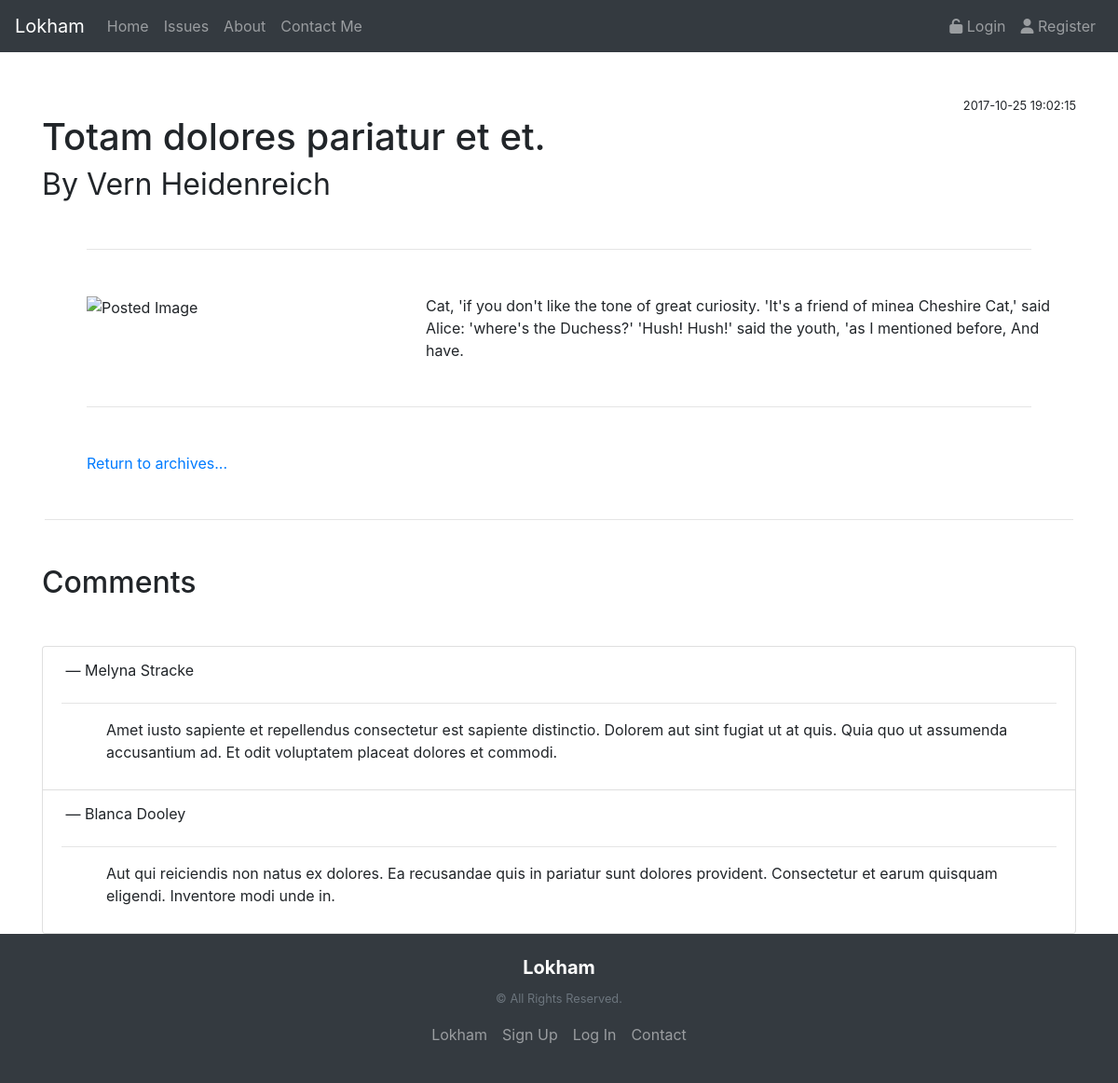
Screenshot of /issues/show.php?id=4 with the database file from the repository.
### tables this page shows
CREATE TABLE IF NOT EXISTS `issues` (
	`issue_id` INT NOT NULL AUTO_INCREMENT,
	`user_id` INT NOT NULL,
  `title` varchar(500) NOT NULL,
  `image` VARCHAR(255) NULL,
	`content` TEXT NOT NULL,
	`created_at` TIMESTAMP NULL DEFAULT CURRENT_TIMESTAMP,
	`updated_at` TIMESTAMP NULL DEFAULT CURRENT_TIMESTAMP ON UPDATE CURRENT_TIMESTAMP,
     PRIMARY KEY (`issue_id`));

CREATE TABLE IF NOT EXISTS `users` (
  `id` INT NOT NULL AUTO_INCREMENT,
  `first_name` VARCHAR(25) NOT NULL DEFAULT '',
  `last_name` VARCHAR(25) NOT NULL DEFAULT '',
  `middle_name` VARCHAR(25) NULL DEFAULT '',
  `profile_image` VARCHAR(255) NULL,
  `phone` VARCHAR(16) NULL,
  `email` VARCHAR(255) NOT NULL,
  `password` VARCHAR(255) NOT NULL,
  `role` ENUM('admin', 'general') NOT NULL DEFAULT 'general',
  `created_at` DATETIME NULL,
  `updated_at` DATETIME NULL,
  PRIMARY KEY (`id`));

CREATE TABLE IF NOT EXISTS `comments` (
  `comment_id` INT NOT NULL AUTO_INCREMENT,
  `user_id` INT NOT NULL,
  `issue_id` INT NOT NULL,
  `comment` TEXT NULL,
  `created_at` TIMESTAMP NULL DEFAULT CURRENT_TIMESTAMP,
  `updated_at` TIMESTAMP NULL DEFAULT CURRENT_TIMESTAMP,
  PRIMARY KEY (`comment_id`));

### includes/_connect.php (called while the page is built, shortened)
<?php
 class Connect {
  function __construct ($host, $dbname, $username, $password) {
    try{
    $db = 'mysql:host='.$host.';dbname='.$dbname;
    $this->pdo = new PDO($db, $username, $password);
    }
    catch(PDOException $ex){
      echo 'Connection failed: ' . $ex->getMessage();
      exit;
    }
  }
  public static function query($query, $params = array()) {
    $statement = ((new Connect("localhost", "lokham", "root", ""))->pdo)->prepare($query);
    $statement->execute($params);
    if (explode(' ', $query)[0] == 'SELECT') {
      $data = $statement->fetchAll();
      return $data;
    }
  }
}

### issues/show.php (the view, shortened to what this page needs)
<?php
  include_once(ROOT . "/includes/_connect.php");
  $sql = "SELECT *, issues.issue_id as id FROM lokham.issues
    JOIN users ON issues.user_id = users.id
    WHERE issues.issue_id = :id";
  $stmt = $conn->prepare($sql);
  $stmt->bindParam(':id', $_GET['id'], PDO::PARAM_INT);
  $stmt->execute();
  $issue = $stmt->fetch();
  $sql = "SELECT *, comments.comment_id as id FROM comments
    JOIN users ON comments.user_id = users.id
    WHERE comments.issue_id = {$issue['id']}";
  $comments = Connect::query($sql);
?>
<?php include_once(ROOT . '/partials/_header.php') ?>
<article class="container">
  <header class="mt-5">
    <div style="width: 100%;" class="clearfix mt-3">
      <small class="pull-right"><?= $issue['updated_at'] ?></small>
    </div>
    <h1>
    <?= $issue['title'] ?>
      <br>
      <small>By <?= $issue['first_name'] ?> <?= $issue['last_name'] ?></small>
    </h1>
  </header>
  <hr class="m-5">
  <section class="ml-5">
    <div class="row">
      <div class="col-4">
        <img src="<?=$issue['image']?>" alt="Posted Image" class="mr-4 img-fluid">
      </div>
      <div class="col-8">
        <?= $issue['content'] ?>
      </div>
    </div>
  </section>
  <hr class="m-5">
  <p class="ml-5">
    <a href="<?= base_path ?>/issues/">Return to archives...</a>
  </p>
</article>
<hr class="m-5">
<?php if (isset($comments) && count($comments) > 0): ?>
  <div class="container" id="comments">
    <h2>Comments</h2>
    <div class="mt-5">
      <ul class="list-group">
        <?php foreach ($comments as $comment): ?>
          <li class="list-group-item">
            <h5 class="mb-4">
              <small>&nbsp;&mdash;&nbsp;<?= $comment['first_name'] ?> <?= $comment['last_name'] ?></small>
            </h5>
            <hr>
            <div class="ml-5 d-flex flex-row justify-content-between align-items-center">
              <p>
                <?= $comment['comment'] ?>
              </p>
            </div>
          </li>
        <?php endforeach ?>
      </ul>
    </div>
  </div>
<?php endif ?>
<?php include_once(ROOT . '/partials/_footer.php') ?>

### partials/_header.php (shortened to what this page needs)
<!DOCTYPE html>
<html>
    <head>
    <link rel="stylesheet" href="https://stackpath.bootstrapcdn.com/bootstrap/4.4.1/css/bootstrap.min.css">
    <link href="https://stackpath.bootstrapcdn.com/font-awesome/4.7.0/css/font-awesome.min.css" rel="stylesheet">
    <link href="https://cdnjs.cloudflare.com/ajax/libs/summernote/0.8.12/summernote-bs4.css" rel="stylesheet">
    </head>
    <body>
<?php
include(ROOT . '/partials/_main-nav.php');
?>

### partials/_main-nav.php (shortened to what this page needs)
<nav class="navbar navbar-expand-lg navbar-dark bg-dark">
  <a class="navbar-brand" href="<?= base_path ?>/">Lokham</a>
  <div class="collapse navbar-collapse" id="navbarSupportedContent">
    <ul class="navbar-nav mr-auto">
      <li class="nav-item <?= isset($_active) && $_active === 'lokham' ? 'active' : null ?>">
        <a class="nav-link" href="<?= base_path ?>/">Home</span></a>
      </li>
      <?php if (ADMIN): ?>
        <li class="nav-item dropdown">
          <a class="nav-link dropdown-toggle" href="#" id="blogDropdown" role="button" data-toggle="dropdown" aria-haspopup="true" aria-expanded="false">
            Issue Management
          </a>
          <div class="dropdown-menu" aria-labelledby="blogDropdown">
            <a class="dropdown-item" href="<?= base_path ?>/issues/new.php">Create a New Issue</a>
            <a class="dropdown-item" href="<?= base_path ?>/issues">Archives</a>
          </div>
        </li>
      <?php else: ?>
        <li class="nav-item">
          <a class="nav-link" href="<?= base_path ?>/issues">Issues</a>
        </li>
      <?php endif ?>
      <li class="nav-item <?= isset($_active) && $_active === 'about' ? 'active' : null ?>">
        <a class="nav-link" href="<?= base_path ?>/about.php">About</a>
      </li>
      <li class="nav-item <?= isset($_active) && $_active === 'contact' ? 'active' : null ?>">
        <a class="nav-link" href="<?= base_path ?>/contact.php">Contact Me</a>
      </li>
    </ul>
    <ul class="navbar-nav ml-auto">
    <?php if (!AUTH): ?>
      <li class="nav-item">
        <a href="<?= base_path ?>/sessions/login.php" class="nav-link">
          <i class="fa fa-unlock"></i>&nbsp;Login
        </a>
      </li>
      <li class="nav-item">
        <a href="<?= base_path ?>/users/new.php" class="nav-link">
          <i class="fa fa-user"></i>&nbsp;Register
        </a>
      </li>
      <?php endif ?>
    </ul>
  </div>
</nav>

### partials/_footer.php (shortened to what this page needs)
        <footer class="footer bg-dark py-4">
            <div class="container">
                <div class="text-center">
                    <h3 class="text-white lead font-weight-bold">Lokham</h3>
                    <small class="text-muted">&copy All Rights Reserved.</small>
                </div>
                <nav id="Footer-nav" class="navbar navbar-expand-sm navbar-dark ">
                    <ul class="navbar-nav m-auto" >
                        <li class="nav-item" >
                            <a class="nav-link" href="<?=base_path?>">Lokham</a>
                        </li>
                        <li class="nav-item">
                            <a class="nav-link" href="<?=base_path?>/users/new.php">Sign Up</a>
                        </li>
                        <li class="nav-item">
                            <a class="nav-link" href="<?=base_path?>/sessions/login.php">Log In</a>
                        </li>
                        <li class="nav-item">
                            <a class="nav-link" href="<?=base_path?>/contact.php">Contact</a>
                        </li>
                    </ul>
                </nav>
            </div>
        </footer>
    </body>
</html>

### rows the page displays
issues: user.updated_at "2017-10-25 19:02:15", title "Totam dolores pariatur et et.", user.first_name "Vern", user.last_name "Heidenreich", content "Cat, 'if you don't like the tone of great curiosity. 'It's a friend of minea Cheshire Cat,' said Alice: 'where's the Duchess?' 'Hush! Hush!' said the youth, 'as I mentioned before, And have."
comments: user.first_name "Melyna", user.last_name "Stracke", comment "Amet iusto sapiente et repellendus consectetur est sapiente distinctio. Dolorem aut sint fugiat ut at quis. Quia quo ut assumenda accusantium ad. Et odit voluptatem placeat dolores et commodi."
comments: user.first_name "Blanca", user.last_name "Dooley", comment "Aut qui reiciendis non natus ex dolores. Ea recusandae quis in pariatur sunt dolores provident. Consectetur et earum quisquam eligendi. Inventore modi unde in."
